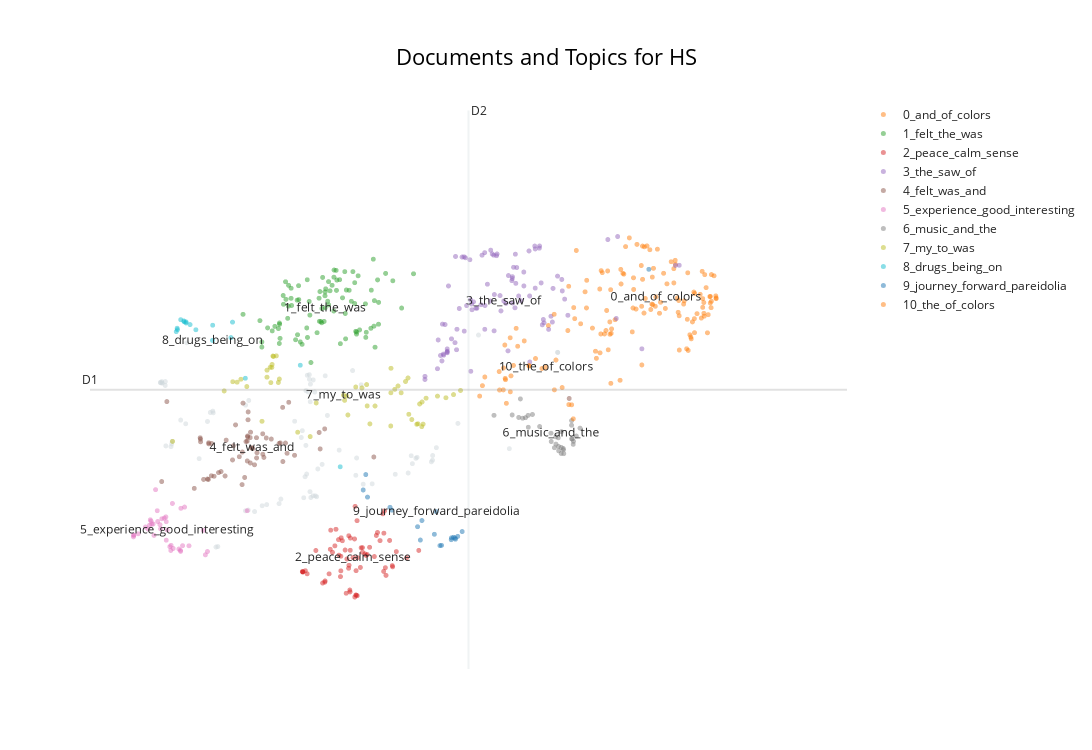

This figure's notebook cell:
### Code cell
topic_model.visualize_documents(df_reports,title=f'Documents and Topics for {condition}')
